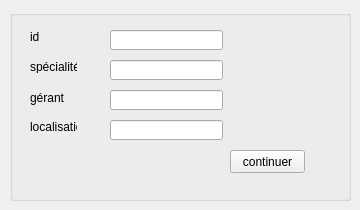
        <widget class="QWidget" name="tab_16">
         <attribute name="title">
          <string>modifier </string>
         </attribute>
         <widget class="QGroupBox" name="groupBox_6">
          <property name="geometry">
           <rect>
            <x>10</x>
            <y>10</y>
            <width>341</width>
            <height>191</height>
           </rect>
          </property>
          <property name="title">
           <string/>
          </property>
          <widget class="QPushButton" name="update_depp">
           <property name="geometry">
            <rect>
             <x>220</x>
             <y>140</y>
             <width>75</width>
             <height>23</height>
            </rect>
           </property>
           <property name="text">
            <string>continuer</string>
           </property>
          </widget>
          <widget class="QLineEdit" name="le_id_dep_2">
           <property name="geometry">
            <rect>
             <x>100</x>
             <y>20</y>
             <width>113</width>
             <height>20</height>
            </rect>
           </property>
          </widget>
          <widget class="QLineEdit" name="le_spec_2">
           <property name="geometry">
            <rect>
             <x>100</x>
             <y>50</y>
             <width>113</width>
             <height>20</height>
            </rect>
           </property>
          </widget>
          <widget class="QLineEdit" name="le_gerant_2">
           <property name="geometry">
            <rect>
             <x>100</x>
             <y>80</y>
             <width>113</width>
             <height>20</height>
            </rect>
           </property>
          </widget>
          <widget class="QLineEdit" name="le_local_2">
           <property name="geometry">
            <rect>
             <x>100</x>
             <y>110</y>
             <width>113</width>
             <height>20</height>
            </rect>
           </property>
          </widget>
          <widget class="QLabel" name="label_13">
           <property name="geometry">
            <rect>
             <x>20</x>
             <y>20</y>
             <width>47</width>
             <height>13</height>
            </rect>
           </property>
           <property name="text">
            <string>id</string>
           </property>
          </widget>
          <widget class="QLabel" name="label_20">
           <property name="geometry">
            <rect>
             <x>20</x>
             <y>50</y>
             <width>47</width>
             <height>13</height>
            </rect>
           </property>
           <property name="text">
            <string>spécialité</string>
           </property>
          </widget>
          <widget class="QLabel" name="label_21">
           <property name="geometry">
            <rect>
             <x>20</x>
             <y>80</y>
             <width>47</width>
             <height>16</height>
            </rect>
           </property>
           <property name="text">
            <string>gérant</string>
           </property>
          </widget>
          <widget class="QLabel" name="label_22">
           <property name="geometry">
            <rect>
             <x>20</x>
             <y>110</y>
             <width>47</width>
             <height>13</height>
            </rect>
           </property>
           <property name="text">
            <string>localisation</string>
           </property>
          </widget>
         </widget>
        </widget>
